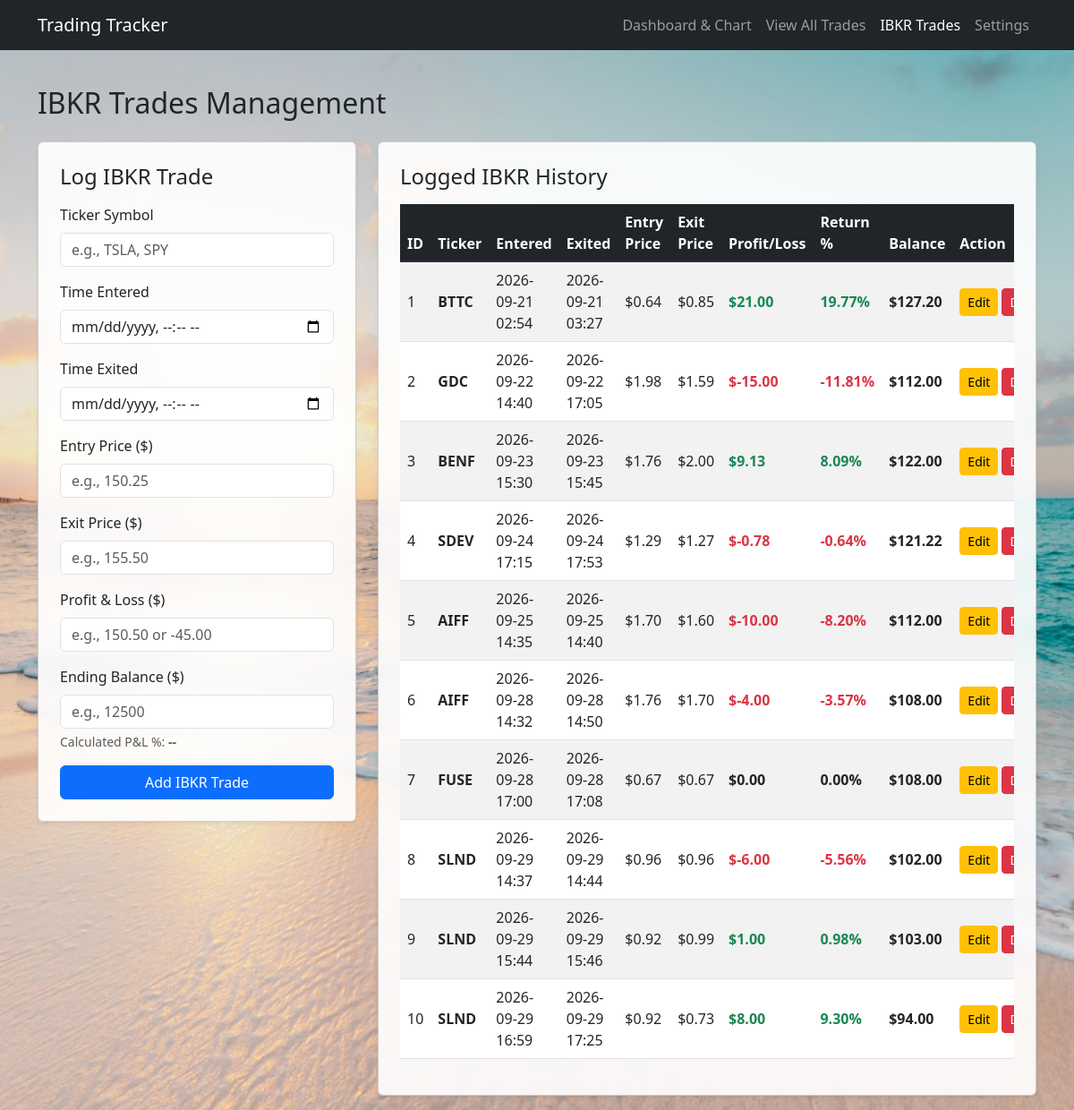
/ibkr, run on an earlier commit of the app's database.
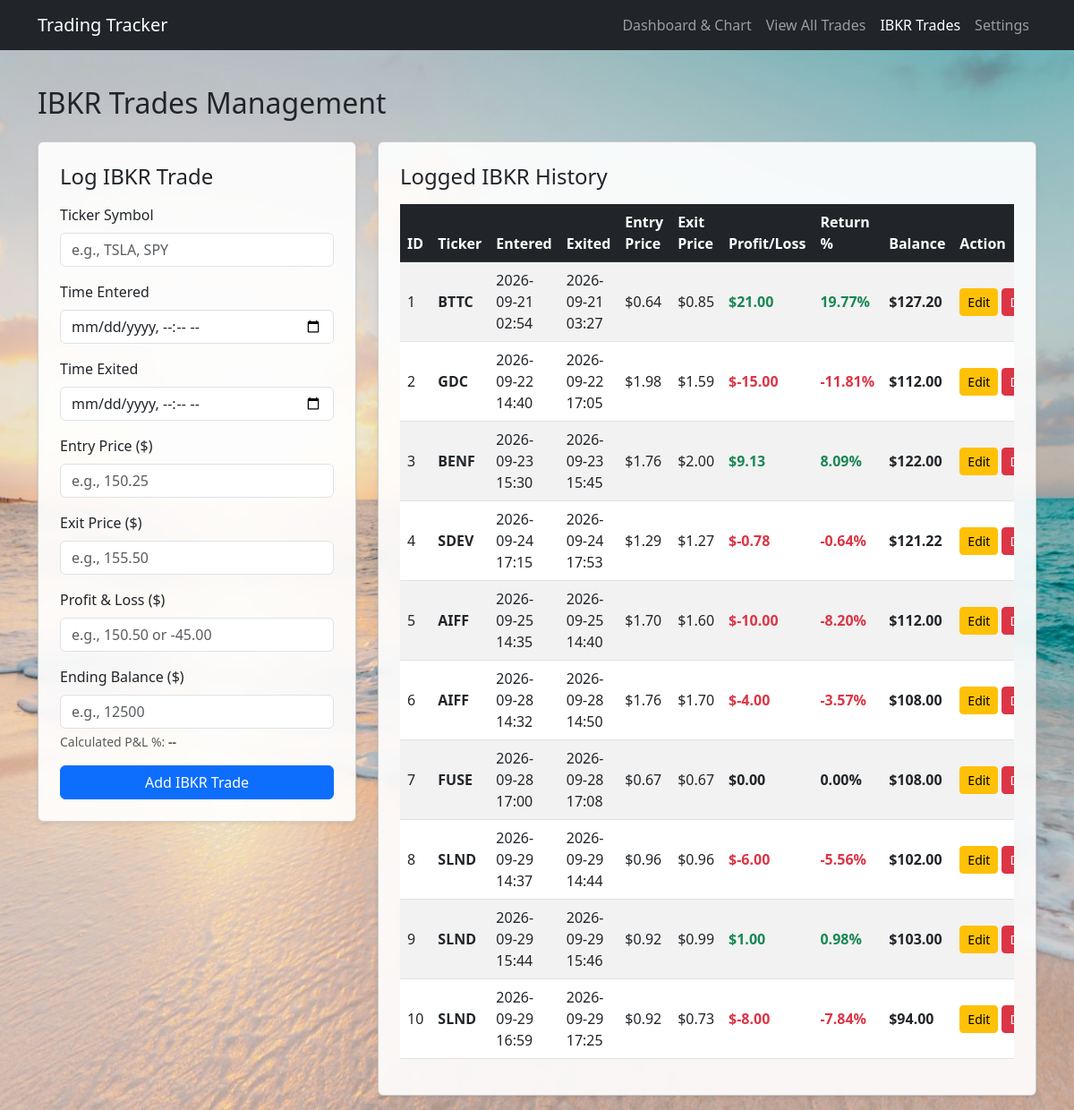
And on a later commit of the database.
### flask_app.py (models this page shows)
class IBKRTrade(db.Model):
  id = db.Column(db.Integer, primary_key=True)
  ticker = db.Column(db.String(20), nullable=False)
  time_entered = db.Column(db.String(50), nullable=False)
  time_exited = db.Column(db.String(50), nullable=False)
  entry_price = db.Column(db.Float, nullable=False, default=0.0)
  exit_price = db.Column(db.Float, nullable=False, default=0.0)
  pnl = db.Column(db.Float, nullable=False, default=0.0)
  balance = db.Column(db.Float, nullable=False, default=0.0)
  timestamp = db.Column(db.DateTime, default=datetime.utcnow)

### flask_app.py (the view, shortened to what this page needs)
@app.route('/ibkr', methods=['GET', 'POST'])
def ibkr_trades():
  all_ibkr_trades = IBKRTrade.query.order_by(IBKRTrade.id.asc()).all()
  return render_template('ibkr.html', trades=all_ibkr_trades)

### templates/ibkr.html (shortened to what this page needs)
<!DOCTYPE html>
<html lang="en">
<head>
    <link href="https://cdn.jsdelivr.net/npm/bootstrap@5.3.0/dist/css/bootstrap.min.css" rel="stylesheet">
</head>
<body class="wallpaper-bg">
    <nav class="navbar navbar-expand-lg navbar-dark bg-dark mb-4">
        <div class="container">
            <a class="navbar-brand" href="/">Trading Tracker</a>
            <div class="navbar-nav">
                <a class="nav-link" href="/">Dashboard & Chart</a>
                <a class="nav-link" href="/trades-list">View All Trades</a>
                <a class="nav-link active" href="/ibkr">IBKR Trades</a>
                <a class="nav-link" href="/settings">Settings</a>
            </div>
        </div>
    </nav>
    <div class="container py-3">
        <h2 class="mb-4">IBKR Trades Management</h2>
        <div class="row g-4">
            <div class="col-lg-4">
                <div class="card shadow-sm p-4">
                    <h4 class="card-title mb-3">Log IBKR Trade</h4>
                    <form method="POST">
                        <div class="mb-3">
                            <label class="form-label">Ticker Symbol</label>
                            <input type="text" class="form-control" name="ticker" placeholder="e.g., TSLA, SPY" required>
                        </div>
                        <div class="mb-3">
                            <label class="form-label">Time Entered</label>
                            <input type="datetime-local" class="form-control" name="time_entered" required>
                        </div>
                        <div class="mb-3">
                            <label class="form-label">Time Exited</label>
                            <input type="datetime-local" class="form-control" name="time_exited" required>
                        </div>
                        <div class="mb-3">
                            <label class="form-label">Entry Price ($)</label>
                            <input type="number" step="any" class="form-control" name="entry_price" placeholder="e.g., 150.25" required>
                        </div>
                        <div class="mb-3">
                            <label class="form-label">Exit Price ($)</label>
                            <input type="number" step="any" class="form-control" name="exit_price" placeholder="e.g., 155.50" required>
                        </div>
                        <div class="mb-3">
                            <label class="form-label">Profit & Loss ($)</label>
                            <input type="number" step="any" class="form-control" id="pnlInput" name="pnl" placeholder="e.g., 150.50 or -45.00" required>
                        </div>
                        <div class="mb-3">
                            <label class="form-label">Ending Balance ($)</label>
                            <input type="number" step="any" class="form-control" id="balanceInput" name="balance" placeholder="e.g., 12500" required>
                            <div class="form-text mt-1">
                                Calculated P&L %: <span id="pnlPercentDisplay" class="fw-bold text-muted">--</span>
                            </div>
                        </div>
                        <button type="submit" class="btn btn-primary w-100">Add IBKR Trade</button>
                    </form>
                </div>
            </div>
            <div class="col-lg-8">
                <div class="card shadow-sm p-4">
                    <h4 class="card-title mb-3">Logged IBKR History</h4>
                    <div class="table-responsive">
                        <table class="table table-striped table-hover align-middle">
                            <thead class="table-dark">
                                <tr>
                                    <th>ID</th>
                                    <th>Ticker</th>
                                    <th>Entered</th>
                                    <th>Exited</th>
                                    <th>Entry Price</th>
                                    <th>Exit Price</th>
                                    <th>Profit/Loss</th>
                                    <th>Return %</th>
                                    <th>Balance</th>
                                    <th>Action</th>
                                </tr>
                            </thead>
                            <tbody>
                                {% for trade in trades %}
                                {% set starting_balance = trade.balance - trade.pnl %}
                                {% set pct = (trade.pnl / starting_balance * 100) if starting_balance > 0 else 0 %}
                                <tr>
                                    <td>{{ trade.id }}</td>
                                    <td><strong>{{ trade.ticker }}</strong></td>
                                    <td>{{ trade.time_entered.replace('T', ' ') }}</td>
                                    <td>{{ trade.time_exited.replace('T', ' ') }}</td>
                                    <td>${{ "%.2f"|format(trade.entry_price) }}</td>
                                    <td>${{ "%.2f"|format(trade.exit_price) }}</td>
                                    <td>
                                        <span class="fw-bold {{ 'text-success' if trade.pnl > 0 else ('text-danger' if trade.pnl < 0 else '') }}">
                                            ${{ "%.2f"|format(trade.pnl) }}
                                        </span>
                                    </td>
                                    <td>
                                        <span class="fw-bold {{ 'text-success' if pct > 0 else ('text-danger' if pct < 0 else '') }}">
                                            {{ "%.2f"|format(pct) }}%
                                        </span>
                                    </td>
                                    <td>
                                        <span class="fw-bold">
                                            ${{ "%.2f"|format(trade.balance) }}
                                        </span>
                                    </td>
                                    <td>
                                        <div class="d-flex gap-1">
                                            <a href="/ibkr/edit/{{ trade.id }}" class="btn btn-sm btn-warning">Edit</a>
                                            <form action="/ibkr/delete/{{ trade.id }}" method="POST" onsubmit="return confirm('Delete this IBKR trade?');">
                                                <button type="submit" class="btn btn-sm btn-danger">Delete</button>
                                            </form>
                                        </div>
                                    </td>
                                </tr>
                                {% else %}
                                <tr>
                                    <td colspan="10" class="text-center text-muted py-4">No IBKR trades logged yet.</td>
                                </tr>
                                {% endfor %}
                            </tbody>
                        </table>
                    </div>
                </div>
            </div>
        </div>
    </div>
</body>
</html>

What changed in the data, as far as the page shows it:
changed IBKRTrade id 10: pnl "8.00" → "-8.00"; pct "9.30" → "-7.84"
